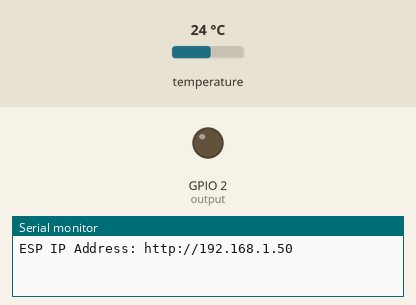
A program run on a simulated ESP32. Parts: output pins drawn as LEDs (lit = HIGH), the last lines printed to the serial monitor. The test bench sets the inputs (shaded band); at power-on: temperature 24 °C. WiFi joins after 1.5 s; servers stay silent unless stated.

Above: at 2.7 s.
2.8 s: temperature set to 25.6 °C
At 6.9 s:
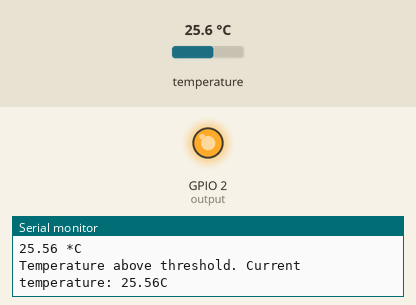
8.7 s: temperature set to 12 °C
At 11.9 s:
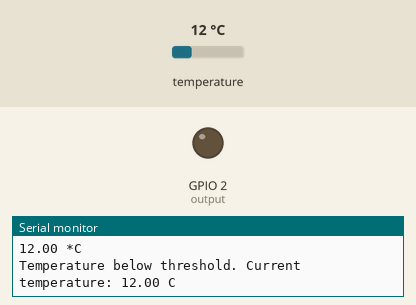
17.2 s: temperature set to 28 °C
At 21.9 s:
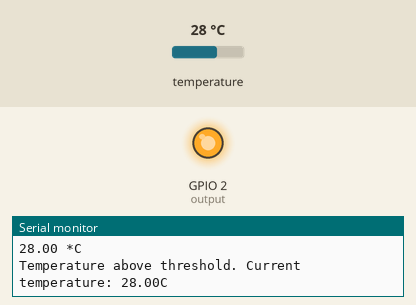
22.2 s: temperature set to 19 °C
At 26.9 s:
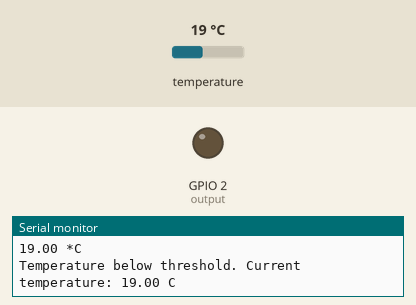
Timing chart, 0 to 28.2 s (numbered marks = the images above; inputs shaded):
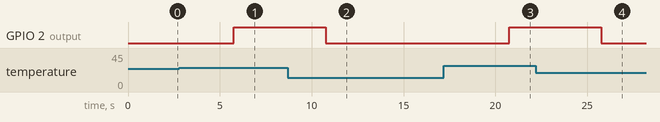

Measured:
- the behaviour switches between 25 and 25.1 °C on temperature (found by bisection; images 0 and 1)
- after the input at 2.8 s, GPIO 2 (output): LOW → HIGH after 3.0 s
- after the input at 8.7 s, GPIO 2 (output): HIGH → LOW after 2.1 s
- after the input at 17.2 s, GPIO 2 (output): LOW → HIGH after 3.6 s
- after the input at 22.2 s, GPIO 2 (output): HIGH → LOW after 3.6 s

The program:

main.cpp
```cpp
#ifdef ESP32
  #include <WiFi.h>
  #include <AsyncTCP.h>
#else
  #include <ESP8266WiFi.h>
  #include <ESPAsyncTCP.h>
#endif
#include <ESPAsyncWebServer.h>
#include <Wire.h>
#include <OneWire.h>
#include <DallasTemperature.h>

// REPLACE WITH YOUR NETWORK CREDENTIALS
const char* ssid = "E308";
const char* password = "98806829";

// Default Threshold Temperature Value
String inputMessage = "25.0";
String lastTemperature;
String enableArmChecked = "checked";
String inputMessage2 = "true";
String comfortMessage = "25.0";

// HTML web page to handle 2 input fields (threshold_input, enable_arm_input)
const char index_html[] PROGMEM = R"rawliteral(
<!DOCTYPE HTML><html><head>
  <title>Temperature Threshold Output Control</title>
  <meta name="viewport" content="width=device-width, initial-scale=1">
  </head><body>
  <h2>DS18B20 Temperature</h2>
  <h3>%TEMPERATURE% &deg;C</h3>
  <h2>ESP Arm Trigger</h2>
  <form action="/get">
    Power-Saving Temperature <input type="number" step="0.1" name="PS_INPUT"  required><br>

    <input type="submit" value="Submit">
  </form>
    <form action="/get">
    Comfort Temperature<input type="number" step="0.1" name="COMFORT_INPUT"  required><br>

    <input type="submit" value="Submit">
  </form>
</body></html>)rawliteral";

void notFound(AsyncWebServerRequest *request) {
  request->send(404, "text/plain", "Not found");
}

AsyncWebServer server(80);

// Replaces placeholder with DS18B20 values
String processor(const String& var){
  //Serial.println(var);
  if(var == "TEMPERATURE"){
    return lastTemperature;
  }
  else if(var == "THRESHOLD"){
    return inputMessage;
  }
  else if(var == "ENABLE_ARM_INPUT"){
    return enableArmChecked;
  }
  return String();
}

// Flag variable to keep track if triggers was activated or not
bool triggerActive = false;
String inputParam;

const char* Ps_input = "PS_INPUT";
const char* Comfort_Input = "COMFORT_INPUT";

// Interval between sensor readings. Learn more about ESP32 timers: https://RandomNerdTutorials.com/esp32-pir-motion-sensor-interrupts-timers/
unsigned long previousMillis = 0;
const long interval = 5000;

// GPIO where the output is connected to
const int output = 2;

// GPIO where the DS18B20 is connected to
const int oneWireBus = 25;
// Setup a oneWire instance to communicate with any OneWire devices
OneWire oneWire(oneWireBus);
// Pass our oneWire reference to Dallas Temperature sensor
DallasTemperature sensors(&oneWire);

void setup() {
  Serial.begin(115200);
  WiFi.mode(WIFI_STA);
  WiFi.begin(ssid, password);
  if (WiFi.waitForConnectResult() != WL_CONNECTED) {
    Serial.println("WiFi Failed!");
    return;
  }
  Serial.println();
  Serial.print("ESP IP Address: http://");
  Serial.println(WiFi.localIP());

  pinMode(output, OUTPUT);
  digitalWrite(output, LOW);

  // Start the DS18B20 sensor
  sensors.begin();

  // Send web page to client
  server.on("/", HTTP_GET, [](AsyncWebServerRequest *request){
    request->send_P(200, "text/html", index_html, processor);
  });

  // Receive an HTTP GET request at <ESP_IP>/get?threshold_input=<inputMessage>&enable_arm_input=<inputMessage2>
  server.on("/get", HTTP_GET, [] (AsyncWebServerRequest *request) {
    // GET threshold_input value on <ESP_IP>/get?threshold_input=<inputMessage>
    if (request->hasParam(Ps_input) ) {
      inputMessage = request->getParam(Ps_input)->value();
      inputParam= Ps_input;

    }
      // GET enable_arm_input value on <ESP_IP>/get?enable_arm_input=<inputMessage2>
     else if  (request->hasParam(Comfort_Input)) {
        inputMessage= request->getParam(Comfort_Input)->value();
        inputParam== Comfort_Input;

      }
      else {
        inputMessage2 = "false";
        enableArmChecked = "";

    }
    Serial.println(inputMessage);
    Serial.println(inputMessage2);
    request->send(200, "text/html", "Temperature of " + inputParam+ " is " + inputMessage+ "<br><br><a href=\"/\">Return to Home Page</a>");
  });
  server.onNotFound(notFound);
  server.begin();
}

void loop() {
  unsigned long currentMillis = millis();
  if (currentMillis - previousMillis >= interval) {
    previousMillis = currentMillis;
    sensors.requestTemperatures();
    // Temperature in Celsius degrees
    float temperature = sensors.getTempCByIndex(0);
    Serial.print(temperature);
    Serial.println(" *C");

    // Temperature in Fahrenheit degrees
    /*float temperature = sensors.getTempFByIndex(0);
    Serial.print(temperature);
    Serial.println(" *F");*/

    lastTemperature = String(temperature);

    // Check if temperature is above threshold and if it needs to trigger output
    if(temperature > inputMessage.toInt()){
      String message = String("Temperature above threshold. Current temperature: ") +
                            String(temperature) + String("C");
      Serial.println(message);
      triggerActive = true;
      digitalWrite(output, HIGH);
    }
    // Check if temperature is below threshold and if it needs to trigger output
    else if((temperature < inputMessage.toInt()) ) {
      String message = String("Temperature below threshold. Current temperature: ") +
                            String(temperature) + String(" C");
      Serial.println(message);
      triggerActive = false;
      digitalWrite(output, LOW);
    }
  }
}
```
